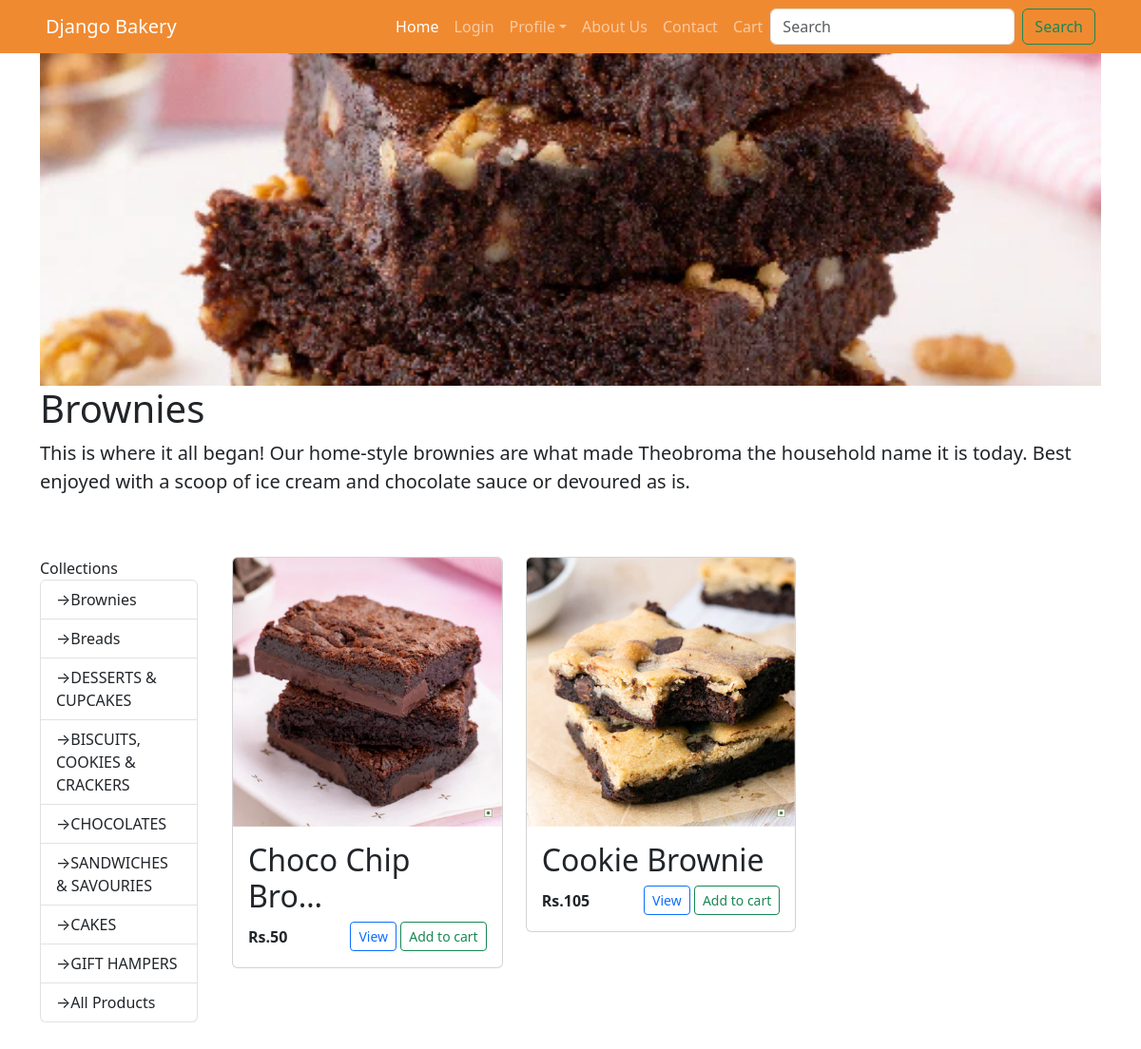
Page /collection/details/1 on the committed database.
### inventory/models.py (models this page shows, shortened)
class Collection(models.Model):
    name = models.CharField(max_length=50)
    desc = models.TextField()
    image = models.ImageField(upload_to="collection", blank=True, null=True)
    def __str__(self):
        return self.name

class Product(models.Model):
    food_choices = (
        (0,'egg'),
        (1,'eggless'),
    )
    collection = models.ForeignKey(Collection, on_delete=models.CASCADE,default=1)
    name = models.CharField( max_length=50)
    image = models.ImageField(upload_to="products")
    price = models.PositiveIntegerField(default=50)
    desc = models.TextField( null=True, blank=True)
    food_type = models.IntegerField(choices=food_choices,default=0)
    qty = models.FloatField(default=50.00, null=True, blank=True)
    ingredient = models.TextField(null=True, blank=True)
    is_new =models.BooleanField(default=True)
    is_best_seller =models.BooleanField(default=True)
    is_available =models.BooleanField(default=True)

### inventory/views.py (the view)
# urls.py: path('collection/details/<int:id>',views.collection,name='collection_detail'),
def collection(request,id):
    c=Collection.objects.get(id=id)
    return render(request,'inventory/collection.html', context={
        'collection':c,
        'products':Product.objects.filter(collection=c),
        'collections':Collection.objects.all(),
    })

### cart/templatetags/cart_tags.py (called while the page is built)
@register.simple_tag()
def count_cart_items():
     return CartItem.objects.count()

### templates/inventory/collection.html (shortened to what this page needs)
{% extends 'layout/base.html' %}
{% load static %}
{% block content %}
<div class="container">
    <div class="row">
        <div class="col">
            <img src="{{collection.image.url}}" alt="{{collection.name}}" class="w-100 collection-image ">
            <h1>{{collection.name}}</h1>
            <p class="lead">
                {{collection.desc}}
            </p>
        </div>
    </div>
</div>
<div class="container my-5">
    <div class="row">
        <div class="col-md-2">Collections
            <ul class="list-group list-groups-flush">
                {% for col in collections %}
                <li class="list-group-item">
                    <a class="nav-link" href="{% url 'collection_detail' col.id %}">
                        &rightarrow;{{col.name}}
                    </a>
                </li>
                {% endfor %}
                <li class="list-group-item">
                    <a class="nav-link" href="{% url 'product_all' %}">
                        &rightarrow;All Products
                    </a>
                </li>
            </ul>
        </div>
        <div class="col-md-10">
            <div class="container-fluid">
                <div class="row">
                    {% for prd in products %}
                    <div class="col-md-4">
                        <div class="card">
                            <a href="{% url 'product_detail' prd.id %}" class="text-decoration-none">
                                <img src="{{prd.image.url}}" alt="{{prd.name}}" class="card-img-top">
                            </a>
                            <div class="card-body">
                                <h2 title="{{prd.name}}">
                                    <a href="{% url 'product_detail' prd.id %}" class="text-decoration-none text-dark">
                                        {{prd.name|truncatechars:15}}
                                    </a>
                                </h2>
                                <div class="d-flex justify-content-between align-item-center">
                                    <p class="fw-bold my-1">Rs.{{prd.price}}</p>
                                    <div class="">
                                        <a href="{% url 'product_detail' prd.id %}"
                                            class="btn btn-outline-primary btn-sm">View</a>
                                        <a hx-get="{% url 'add_to_cart' prd.id %}" class="btn btn-outline-success btn-sm">Add to cart</a>
                                    </div>
                                </div>
                            </div>
                        </div>
                    </div>
                    {% empty %}
                    <div class="alert alert-warning" role="alert">
                        <strong>No products available</strong>check later!
                    </div>
                    {% endfor %}
                </div>
            </div>
        </div>
    </div>
</div>
{% endblock content %}

### templates/inventory/collection.html (style rules this page uses)
.collection-image { height: 350px; object-fit: cover; object-position: center; }

### rows in the picture
Collection: image (picture), name "Brownies", desc "This is where it all began! Our home-style brownies are what made Theobroma the household name it is today. Best enjoyed with a scoop of ice cream and chocolate sauce or devoured as is."
Collection: name "Breads"
Collection: name "DESSERTS & CUPCAKES"
Collection: name "BISCUITS, COOKIES & CRACKERS"
Collection: name "CHOCOLATES"
Collection: name "SANDWICHES & SAVOURIES"
Collection: name "CAKES"
Collection: name "GIFT HAMPERS"
Product: image (picture), name "Choco Chip Bro…", price "50"
Product: image (picture), name "Cookie Brownie", price "105"
